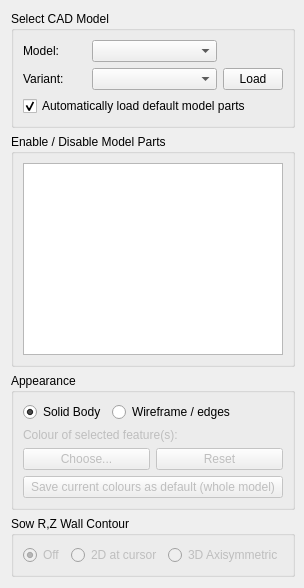
      <widget class="QWidget" name="model_tab">
       <property name="sizePolicy">
        <sizepolicy hsizetype="Minimum" vsizetype="Maximum">
         <horstretch>0</horstretch>
         <verstretch>0</verstretch>
        </sizepolicy>
       </property>
       <attribute name="title">
        <string>Machine Model</string>
       </attribute>
       <layout class="QVBoxLayout" name="verticalLayout_8">
        <property name="rightMargin">
         <number>9</number>
        </property>
        <item>
         <widget class="QGroupBox" name="cad_section">
          <property name="sizePolicy">
           <sizepolicy hsizetype="Minimum" vsizetype="Minimum">
            <horstretch>0</horstretch>
            <verstretch>0</verstretch>
           </sizepolicy>
          </property>
          <property name="title">
           <string>Select CAD Model</string>
          </property>
          <layout class="QGridLayout" name="gridLayout_2">
           <item row="1" column="1" colspan="2">
            <widget class="QComboBox" name="model_variant">
             <property name="sizePolicy">
              <sizepolicy hsizetype="Minimum" vsizetype="Fixed">
               <horstretch>0</horstretch>
               <verstretch>0</verstretch>
              </sizepolicy>
             </property>
            </widget>
           </item>
           <item row="0" column="1" colspan="2">
            <widget class="QComboBox" name="model_name">
             <property name="sizePolicy">
              <sizepolicy hsizetype="Minimum" vsizetype="Minimum">
               <horstretch>0</horstretch>
               <verstretch>0</verstretch>
              </sizepolicy>
             </property>
             <property name="minimumSize">
              <size>
               <width>0</width>
               <height>0</height>
              </size>
             </property>
            </widget>
           </item>
           <item row="1" column="3">
            <widget class="QPushButton" name="load_model_button">
             <property name="maximumSize">
              <size>
               <width>60</width>
               <height>16777215</height>
              </size>
             </property>
             <property name="text">
              <string>Load</string>
             </property>
            </widget>
           </item>
           <item row="0" column="0">
            <widget class="QLabel" name="label_6">
             <property name="text">
              <string>Model:</string>
             </property>
            </widget>
           </item>
           <item row="1" column="0">
            <widget class="QLabel" name="label_13">
             <property name="text">
              <string>Variant:</string>
             </property>
            </widget>
           </item>
           <item row="2" column="0" colspan="4">
            <widget class="QCheckBox" name="cad_auto_load">
             <property name="text">
              <string>Automatically load default model parts</string>
             </property>
             <property name="checked">
              <bool>true</bool>
             </property>
            </widget>
           </item>
          </layout>
         </widget>
        </item>
        <item>
         <widget class="QGroupBox" name="model_featurelist_box">
          <property name="enabled">
           <bool>true</bool>
          </property>
          <property name="title">
           <string>Enable / Disable Model Parts</string>
          </property>
          <layout class="QGridLayout" name="gridLayout_4">
           <item row="1" column="0" colspan="2">
            <widget class="QTreeWidget" name="feature_tree">
             <property name="selectionMode">
              <enum>QAbstractItemView::ExtendedSelection</enum>
             </property>
             <property name="selectionBehavior">
              <enum>QAbstractItemView::SelectItems</enum>
             </property>
             <attribute name="headerVisible">
              <bool>false</bool>
             </attribute>
             <column>
              <property name="text">
               <string notr="true">1</string>
              </property>
             </column>
            </widget>
           </item>
          </layout>
         </widget>
        </item>
        <item>
         <widget class="QGroupBox" name="model_appearance_box">
          <property name="enabled">
           <bool>true</bool>
          </property>
          <property name="title">
           <string>Appearance</string>
          </property>
          <layout class="QGridLayout" name="gridLayout_5">
           <item row="0" column="0">
            <widget class="QRadioButton" name="rendertype_solid">
             <property name="text">
              <string>Solid Body</string>
             </property>
             <property name="checked">
              <bool>true</bool>
             </property>
            </widget>
           </item>
           <item row="0" column="2">
            <spacer name="horizontalSpacer_3">
             <property name="orientation">
              <enum>Qt::Horizontal</enum>
             </property>
             <property name="sizeHint" stdset="0">
              <size>
               <width>40</width>
               <height>20</height>
              </size>
             </property>
            </spacer>
           </item>
           <item row="0" column="1">
            <widget class="QRadioButton" name="rendertype_edges">
             <property name="text">
              <string>Wireframe / edges</string>
             </property>
            </widget>
           </item>
           <item row="2" column="0" colspan="3">
            <widget class="QFrame" name="cad_colour_controls">
             <property name="enabled">
              <bool>false</bool>
             </property>
             <property name="frameShape">
              <enum>QFrame::NoFrame</enum>
             </property>
             <property name="frameShadow">
              <enum>QFrame::Raised</enum>
             </property>
             <layout class="QGridLayout" name="gridLayout_9">
              <property name="leftMargin">
               <number>0</number>
              </property>
              <property name="topMargin">
               <number>0</number>
              </property>
              <property name="rightMargin">
               <number>0</number>
              </property>
              <property name="bottomMargin">
               <number>0</number>
              </property>
              <property name="spacing">
               <number>6</number>
              </property>
              <item row="0" column="0" colspan="2">
               <widget class="QLabel" name="label_15">
                <property name="text">
                 <string>Colour of selected feature(s):</string>
                </property>
               </widget>
              </item>
              <item row="3" column="0">
               <widget class="QPushButton" name="cad_colour_choose_button">
                <property name="enabled">
                 <bool>false</bool>
                </property>
                <property name="text">
                 <string>Choose...</string>
                </property>
               </widget>
              </item>
              <item row="3" column="1">
               <widget class="QPushButton" name="cad_colour_reset_button">
                <property name="enabled">
                 <bool>false</bool>
                </property>
                <property name="text">
                 <string>Reset</string>
                </property>
               </widget>
              </item>
              <item row="4" column="0" colspan="2">
               <widget class="QPushButton" name="save_colours_button">
                <property name="text">
                 <string>Save current colours as default (whole model)</string>
                </property>
               </widget>
              </item>
             </layout>
            </widget>
           </item>
          </layout>
         </widget>
        </item>
        <item>
         <widget class="QGroupBox" name="groupBox_7">
          <property name="title">
           <string>Sow R,Z Wall Contour</string>
          </property>
          <layout class="QHBoxLayout" name="horizontalLayout_4">
           <item>
            <widget class="QRadioButton" name="contour_off">
             <property name="enabled">
              <bool>false</bool>
             </property>
             <property name="text">
              <string>Off</string>
             </property>
             <property name="checked">
              <bool>true</bool>
             </property>
            </widget>
           </item>
           <item>
            <widget class="QRadioButton" name="contour_2d">
             <property name="enabled">
              <bool>false</bool>
             </property>
             <property name="text">
              <string>2D at cursor</string>
             </property>
            </widget>
           </item>
           <item>
            <widget class="QRadioButton" name="contour_3d">
             <property name="enabled">
              <bool>false</bool>
             </property>
             <property name="text">
              <string>3D Axisymmetric</string>
             </property>
            </widget>
           </item>
          </layout>
         </widget>
        </item>
       </layout>
      </widget>
